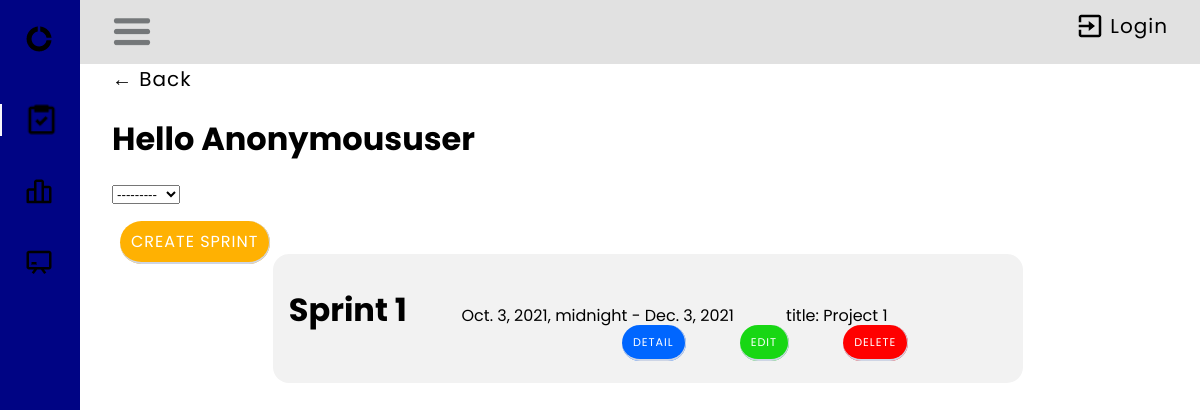
The app's page /sprint/, older data.
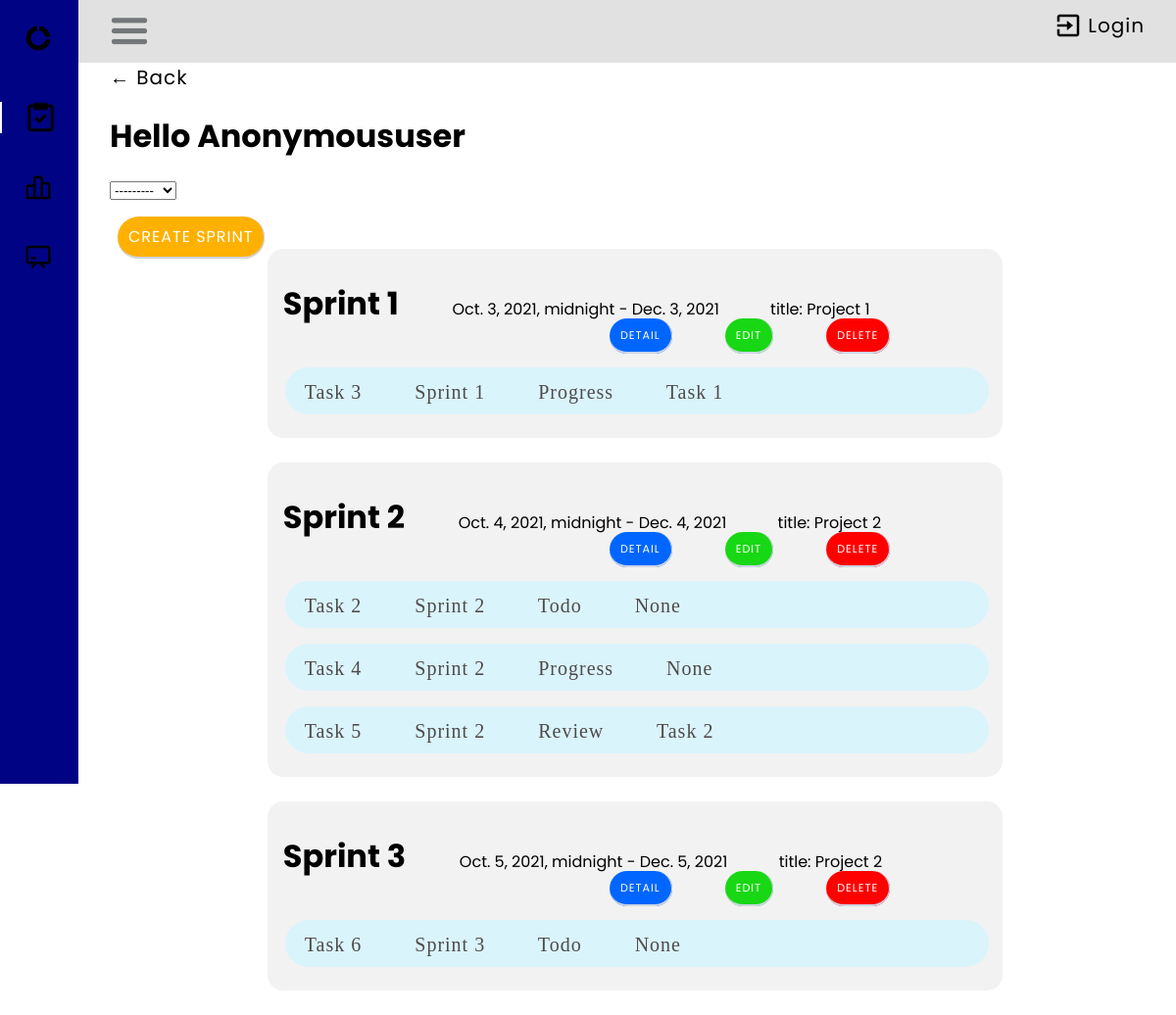
The same page, newer data.
### taskManager/models.py (models this page shows, shortened)
class Sprint(models.Model):
    name = models.CharField(max_length=50, blank=True, default='')
    description = models.TextField(blank=True, default='')
    start = models.DateTimeField(unique=True)
    Duration= models.DurationField()
    end = models.DateField(unique=True)
    project = models.ForeignKey(Project, on_delete=models.CASCADE, null=False)
    def __str__(self):
        return self.name or ('Sprint ending %s') % self.end
    class Meta:
        ordering = ['name']

class Project(models.Model):
    name = models.CharField(max_length=50)
    start = models.DateTimeField(auto_now_add=True)

class Task(models.Model):
    STATUS_CHOICES = (
        ('Todo', 'Todo'),
    ('Progress', 'Progress'),
    ('Review', 'Review'),
    ('Done', 'Done'),
    )
    user = models.ForeignKey(User, on_delete=models.CASCADE, null=True, blank=False)
    title = models.CharField(max_length=200)
    description = models.TextField(null=True, blank=True)
    complete = models.BooleanField(default=False)
    created = models.DateTimeField(auto_now_add=True)
    sprint = models.ForeignKey(Sprint, on_delete=models.CASCADE, blank=True, null=True)
    status = models.CharField(max_length=30, choices=STATUS_CHOICES)
    subtask = models.ForeignKey('self',on_delete=models.CASCADE, null=True, blank=True)
    def __str__(self):
        return self.title
    class Meta:
        ordering = ['title']

### taskManager/view/sprint/views.py (the view)
# urls.py: path('sprint/', SprintListView.as_view(), name='sprint_list'),
class SprintListView(ListView):
    model = Sprint
    context_object_name = 'sprint'
    template_name = "sprint/sprint_list.html"
    def get_context_data(self, **kwargs):
        context = super(SprintListView, self).get_context_data(**kwargs)
        context['tasks'] = Task.objects.all()
        return context

### taskManager/templates/sprint/sprint_list.html (shortened to what this page needs)
{% load crispy_forms_tags %}
{% block content %}
{% load static %}
<div class="header-back-button">
    <a href="{% url 'sprint_list' %}">&#8592; Back</a>
</div>
<div class="header-bar">
    <div>
        <link rel="stylesheet" href="{% static 'css/home.css' %}">
        <link rel="stylesheet" href="{% static 'css/task.css' %}">
        <link rel="stylesheet" href="{% static 'css/sprint_list.css' %}">
        <h1>Hello {{request.user|title}}</h1>
            <select>
                <option selected>---------</option>
              </select>
        </div>
    </div>
<div id="body-pd">
    <header class="header" id="header">
        <div class="header_toggle">
            <img class="bx bx-menu" id="header-toggle" width="40px" src="/static/images/burger-menu.jpg" alt="burger menu">
        <div class="header-logout">
            <img class="exit-icon" src="/static/images/exit.png" alt="burger menu">
            {% if request.user.is_authenticated %}
                <a class="header-text" href="{% url 'user_logout' %}">Logout</a>
            {% else %}
                <a class="header-text" href="{% url 'user_login' %}">Login</a>
            {% endif %}
        </div>
    </div>
    </header>
    <div class="l-navbar" id="nav-bar">
        <nav class="nav">
            <div>
                <a href="#" class="nav_logo">
                    <img class="bx bx-menu" id="header-toggle" width="30px" src="/static/images/app-icon.png" alt="burger menu">
                </a>
                <div class="nav_list">
                    <a href="{% url 'tasks' %}" class="nav_link active">
                        <img width="35px" src="/static/images/task-icon.png" alt="burger menu">
                    </a>
                    <a href="{% url 'sprint_list' %}" class="nav_link">
                        <img width="30px" src="/static/images/backlog-icon.png" alt="burger menu">
                    </a>
                    <a href="{% url 'project_list' %}" class="nav_link">
                        <img width="30px" src="/static/images/board-icon.png" alt="burger menu">
                    </a>
                </div>
            </div>
        </nav>
    </div>
</div>
<body>
    <a class="btn" style="font-size: 1rem;" href="{% url 'sprint_form' %}"> Create Sprint </a>
    {% for sprint in object_list %}
        <div class="background-sprint">
        <p><span class="sprint-title">{{sprint.name}} </span><span>{{sprint.start}} - {{sprint.end}}</span>
            <span class="title">title: {{sprint.project.name}}</span>
            <span class="align-buttons">
                <span><a href="{% url 'sprint' sprint.pk %}"class="btn btn-style btn-detail">Detail</a> </span>
                <span><a href="{% url 'sprint_update' sprint.pk %}" class="btn btn-style btn-edit">Edit</a> </span>
                <span><a href="{% url 'sprint_delete' sprint.pk %}" class="btn btn-style btn-delete">Delete</a> </span>
            </span>
        </p>
        <table>
            {% for task in tasks %}
                {% if sprint == task.sprint %}
                    <div class="task-container">
                        <a href="{% url 'task' task.pk %}">
                            <span>{{task.title}}</span>
                            <span>{{task.sprint}}</span>
                            <span>{{task.status}}</span>
                            <span>{{task.subtask}}</span>
                        </a>
                    </div>
                {% endif %}
            {% endfor %}
        </table>
    </div>
    <br />
    {% endfor %}
</body>
{% endblock content %}

Row changes from the older to the newer data that the page shows:
added Task: title "Task 3", sprint "Sprint 1", status "Progress", subtask "Task 1", shown under Sprint "Sprint 1"
added Sprint: name "Sprint 2", start "Oct. 4, 2021, midnight", end "Dec. 4, 2021", project.name "Project 2"
added Task: title "Task 2", sprint "Sprint 2", status "Todo", subtask "None"
added Task: title "Task 4", sprint "Sprint 2", status "Progress", subtask "None"
added Task: title "Task 5", sprint "Sprint 2", status "Review", subtask "Task 2"
added Sprint: name "Sprint 3", start "Oct. 5, 2021, midnight", end "Dec. 5, 2021", project.name "Project 2"
added Task: title "Task 6", sprint "Sprint 3", status "Todo", subtask "None"
